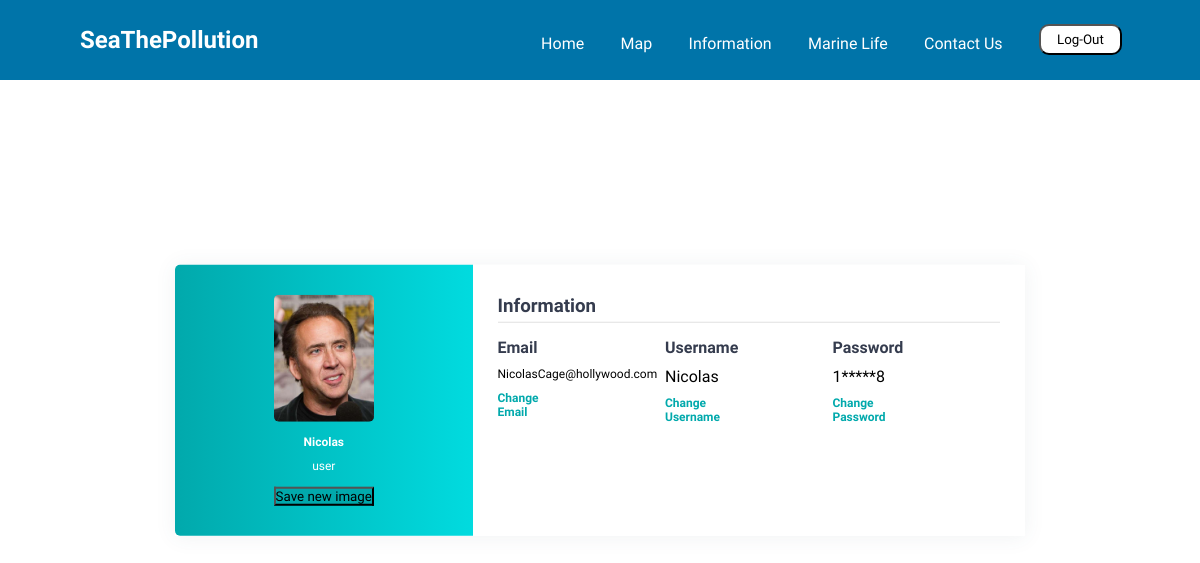
Screenshot of /Users/index.php (signed in) with the database file from the repository.
### tables this page shows
CREATE TABLE users (
  id int(11) NOT NULL AUTO_INCREMENT PRIMARY KEY,
  username varchar(100) NOT NULL,
  password varchar(100) NOT NULL,
  email varchar(100) NOT NULL,
  userType varchar(100) NOT NULL DEFAULT 'user'
);

### Users/userFunctions.php (called while the page is built, shortened)
<?php
function getUsernameByID($conn){
    $number=$_SESSION['id'];
    $sql= "SELECT username FROM users WHERE id= $number";
    $result = $conn ->query($sql);
    $row = mysqli_fetch_assoc($result);
    return $row['username'];
}
function getUserRoleByID($conn){
    $number=$_SESSION['id'];
    $sql= "SELECT userType FROM users WHERE id= $number";
    $result = $conn ->query($sql);
    $row = mysqli_fetch_assoc($result);
    return $row['userType'];
}
function getUserEmailByID($conn){
    $number=$_SESSION['id'];
    $sql= "SELECT email FROM users WHERE id= $number";
    $result = $conn ->query($sql);
    $row = mysqli_fetch_assoc($result);
    return $row['email'];
}
function getUserPassdispByID($conn){
    $number=$_SESSION['id'];
    $sql= "SELECT password FROM users WHERE id= $number";
    $result = $conn ->query($sql);
    $row = mysqli_fetch_assoc($result);
    $string=$row['password'];
    return "$string[0]*****$string[-1]";
}
?>

### Users/index.php (the view, shortened to what this page needs)
<?php
        include'dbu.inc.php';
        include'userFunctions.php';
?>
<!DOCTYPE html>
<html lang="en">
<head>
    <link rel='stylesheet' type='text/css' href='menu.css'>
    <link rel='stylesheet' type='text/css' href='../Users/user.css'>
    <link rel="stylesheet" href="../Footer/Footer.css">
</head>
<body>
    <header>
        <div class='nav-container'>
            <nav class='navbar'>
                <a href='../'><h1 id='navbar-logo'>SeaThePollution</h1></a>
                <ul class='nav-menu'>
                    <li><a href='../' class='nav-links'>Home</a></li>
                    <li><a href='../Maps' class='nav-links'>Map</a></li>
                    <li><a href='../Information' class='nav-links'>Information</a></li>
                    <li><a href='../MarineLife/' class='nav-links'>Marine Life</a></li>
                    <li><a href='../Contact/' class='nav-links'>Contact Us</a></li>
                    <li>
                    <?php
                        echo"<form method='POST' action = '".userLogoff($conn)."'>
                        <button id='signBtn' name='logoffSubmit' class='nav-links nav-links-Button'>Log-Out</button>
                        </form>";
                    ?>
                    </li>
                </ul>
            </nav>
        </div>
    </header>
    </body>
    <?php
        $id=$_SESSION['id'];
        $sqlImg="SELECT * FROM profileimg WHERE userid=$id ";
        $resultImg= mysqli_query($conn,$sqlImg);
    ?>
    <main class="re">
        <div class="wrapper">
            <div class="left">
            <form action="uploads.php" method="post" enctype="multipart/form-data">
                <div class="image-upload">
                    <label for="file-input">
                        <?php
                            $rowImg=mysqli_fetch_assoc($resultImg);
                                if($rowImg['status']==0){
                                    echo"<img src='../Users/uploads/profile".$id.".jpg'  width='100'> ";
                                }
                                else{
                                    echo"<img src='../Images/user-2517433.png' alt='user' width='100'>";
                                }
                        ?>
                    </label>
                </div>
                <?php echo"<h4>".getUsernameByID($conn)."</h4>";?>
                <?php echo"<p>".getUserRoleByID($conn)."<p>";?>
                <br>
                <button class="inpt" type="submit"  name="submit">Save new image</button>
            </form>
            </div>
            <div class="right">
                <div class="info">
                    <h3>Information</h3>
                    <div class="info_data">
                        <div class="data">
                            <h4>Email</h4>
                            <?php echo"<p style='font-size:12px;'>".getUserEmailByID($conn)."</p>";?>
                            <div class="changes">
                                <a href="./changee.php"><h4 style="color:#01a9ac;">Change <br> Email</h4></a>
                            </div>
                        </div>
                        <div class="data">
                            <h4>Username</h4>
                            <?php echo"<p>".getUsernameByID($conn)."</p>";?>
                            <div class="changes">
                                <a href="./changeu.php"><h4 style="color:#01a9ac;">Change <br> Username</h4></a>
                            </div>
                        </div>
                        <div class="data">
                            <h4>Password</h4>
                            <?php echo"<p>".getUserPassDispByID($conn)."</p>";?>
                            <div class="changes">
                                <a href="./changep.php"><h4 style="color:#01a9ac;">Change <br> Password</h4></a>
                            </div>
                        </div>
                    </div>
                </div>
            </div>
        </div>
    </main>

### Users/menu.css (style rules this page uses)
* { box-sizing: border-box; margin: 0; padding: 0; font-family: 'Comfortaa', cursive; }
.nav-container { width: 100%; background-color: #0074a9; }
.navbar { display: grid; grid-template-columns: 0.2fr auto 1fr; align-items: center; height: 80px; width: 90%; max-width: 1720px; margin: 0 auto; }
#navbar-logo { color: rgb(255, 255, 255); justify-self: start; margin-left: 20px; }
#navbar-logo { cursor: pointer; }
.nav-menu { display: grid; grid-template-columns: repeat(6,auto); list-style: none; text-align: center; width: 70%; justify-self: end; }
.nav-links { color: white; text-decoration: none; position: relative; top: 9px; }
.nav-links-Button { background-color: rgb(255, 255, 255); color: rgb(0, 0, 0); text-decoration: none; padding: 6px 16px; border-radius: 10px; position: relative; cursor: pointer; top: -1px; }

### Users/user.css (style rules this page uses)
* { box-sizing: border-box; margin: 0; padding: 0; font-family: 'Comfortaa', cursive; }
body { background:url(../Images/seauser.jpg); background-repeat: no-repeat; background-size: cover; }
.wrapper { position: absolute; top: 50%; left: 50%; transform: translate(-50%,-50%); width: 850px; display: flex; box-shadow: 0 1px 20px 0 rgba(70, 90, 100, 0.08); }
.wrapper .left { width: 35%; background: linear-gradient(to right,#01a9ac,#01dbdf); padding: 30px; border-top-left-radius: 5px; border-bottom-left-radius: 5px; text-align: center; color: #fff; }
.wrapper .left img { margin-bottom: 10px; border-radius: 5px; }
.wrapper .left h4 { margin-bottom: 10px; }
.wrapper .left { font-size: 12px; }
.wrapper .right { width: 65%; background: #fff; border-top-right-radius: 5px; border-bottom-right-radius: 5px; padding: 30px 25px; }
.wrapper .right .info { margin-bottom: 25px; }
.wrapper .right .info h3 { margin-bottom: 15px; padding-bottom: 5px; border-bottom: 1px solid #e0e0e0; color: #353c4e; }
.wrapper .right .info_data { display: flex; justify-content: space-between; }
.wrapper .right .info_data .data { width: 45%; }
.wrapper .right .info_data .data h4 { color: #353c4e; margin-bottom: 10px; }
.wrapper .right .info_data .data p { margin-bottom: 10px; }
@media screen and (max-width: 1477px) { body { background-size: 3000px; } }

### Footer/Footer.css (style rules this page uses)
* { margin: 0; padding: 0; box-sizing: border-box; }
a { text-decoration: none; }

### Users/index.php (style rules this page uses)
.changes { border-radius: 8px; font-size:12px; }
.inpt { background-color:#01a9ac; }

### rows the page displays
users: username "Nicolas", userType "user", email "NicolasCage@hollywood.com", password "1*****8"
